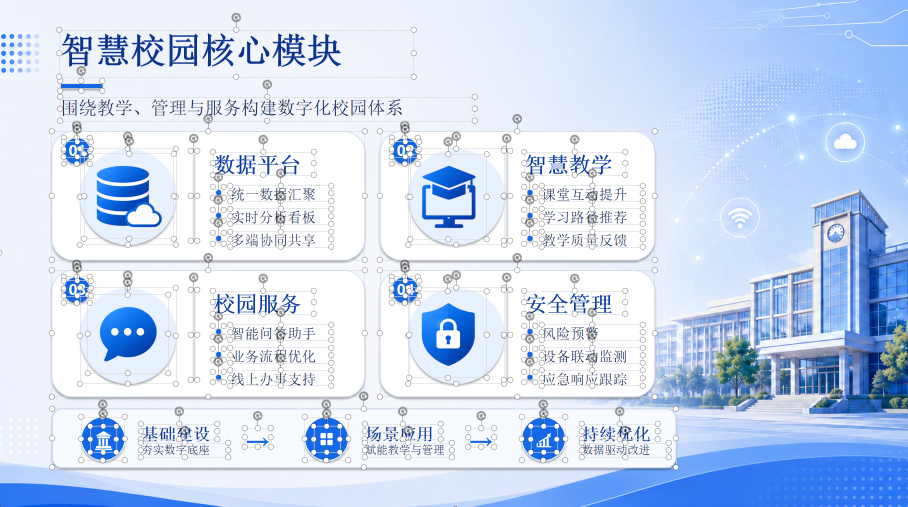
#> input picture examples/01-smart-campus/editable-selected-textboxes.png, 1815 x 1013 px (shown at 1/2 size)
$ python build_contact_sheet.py ../../../examples/01-smart-campus out.png
#> lines starting #> are read from the running program, lines starting #| are printed output that depends on the picture; after the words box and inside, x2 and y2 are one past the last pixel; in counts of white or black regions, pixels touching at a corner belong together
#!/usr/bin/env python3
import argparse
from pathlib import Path
from PIL import Image, ImageDraw


def positive_int(value):
    value = int(value)
    if value < 1:
        raise argparse.ArgumentTypeError("must be a positive integer")
    return value


def checker(size):
    img = Image.new("RGB", size, (245, 245, 245))
    draw = ImageDraw.Draw(img)
    for y in range(0, size[1], 20):
        for x in range(0, size[0], 20):
            if (x // 20 + y // 20) % 2 == 0:
                draw.rectangle([x, y, x + 19, y + 19], fill=(220, 220, 220))
    return img


def main():
    ap = argparse.ArgumentParser()
    ap.add_argument("input_dir")
    ap.add_argument("output_png")
    ap.add_argument("--thumb-w", type=positive_int, default=220)
    ap.add_argument("--thumb-h", type=positive_int, default=160)
    ap.add_argument("--cols", type=positive_int, default=3)
    args = ap.parse_args()

    files = sorted(Path(args.input_dir).glob("*.png"))
    cell_w = args.thumb_w + 80
    cell_h = args.thumb_h + 60
    rows = max(1, (len(files) + args.cols - 1) // args.cols)
    sheet = Image.new("RGB", (cell_w * args.cols, cell_h * rows), (235, 235, 235))
#> sheet: PIL image 900x220 RGB; every value is 235
    draw = ImageDraw.Draw(sheet)

    for i, file in enumerate(files):
        im = Image.open(file).convert("RGBA")
        im.thumbnail((args.thumb_w, args.thumb_h), Image.LANCZOS)
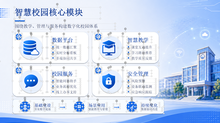
#> im: PIL image 220x123 RGBA; mean R, G, B, A 202, 217, 241.2, 255
        col = i % args.cols
        row = i // args.cols
        x = col * cell_w + 30
        y = row * cell_h + 20
        bg = checker((args.thumb_w + 20, args.thumb_h + 10))
#> in checker, `img = Image.new("RGB", size, (245, 245, 245))`: img: PIL image 240x170 RGB; every value is 245
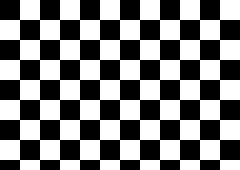
#> bg: PIL image 240x170 RGB; values 220 (black) and 245 (white), 50% white; 1 white region, box (x1, y1, x2, y2) and area: (0, 0, 240, 170) 20400
        sheet.paste(bg, (x - 10, y - 10))
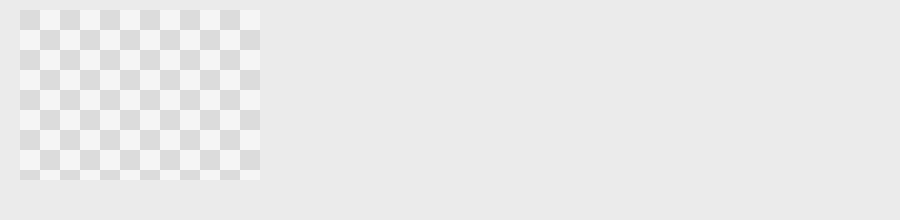
#> sheet: PIL image 900x220 RGB; min 220, max 245, mean 234.5
        sheet.paste(im, (x + (args.thumb_w - im.width) // 2, y + (args.thumb_h - im.height) // 2), im)
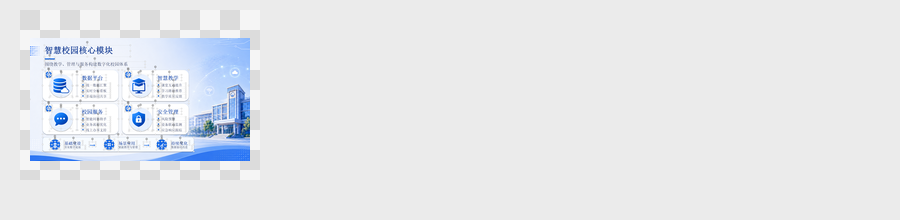
#> sheet: PIL image 900x220 RGB; mean R, G, B 230.3, 232.4, 235.7
        draw.text((x - 10, y + args.thumb_h + 8), file.name, fill=(20, 20, 20))
#> pass 2 of the loop in main, `for i, file in enumerate(files):`:
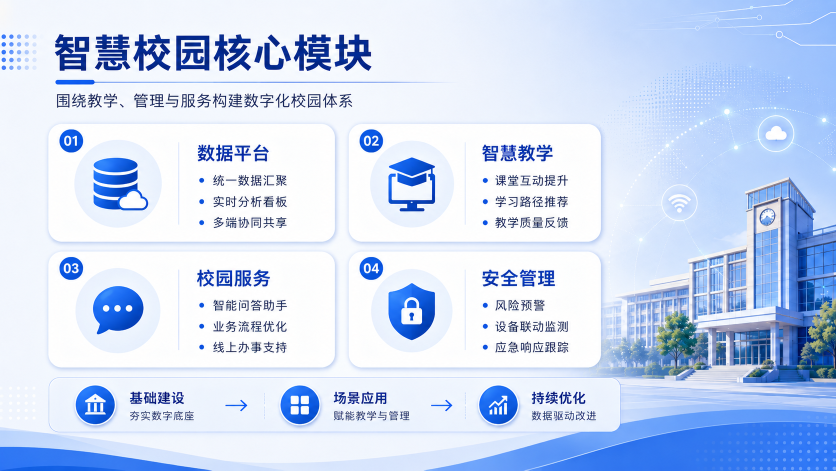
#> input picture examples/01-smart-campus/source.png, 1672 x 941 px (shown at 1/2 size)
#> in main, `im.thumbnail((args.thumb_w, args.thumb_h), Image.LANCZOS)`:
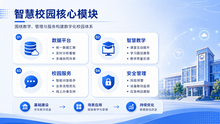
#> im: PIL image 220x124 RGBA; mean R, G, B, A 201.5, 216.6, 242.9, 255
#> in main, `sheet.paste(im, (x + (args.thumb_w - im.width) // 2, y + (args.thumb_h..`:
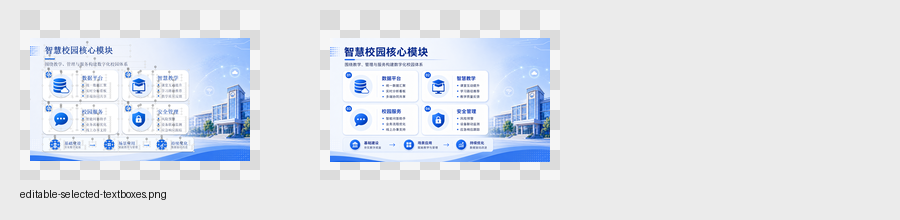
#> sheet: PIL image 900x220 RGB; mean R, G, B 225.1, 229.3, 236.2

    sheet.save(args.output_png)
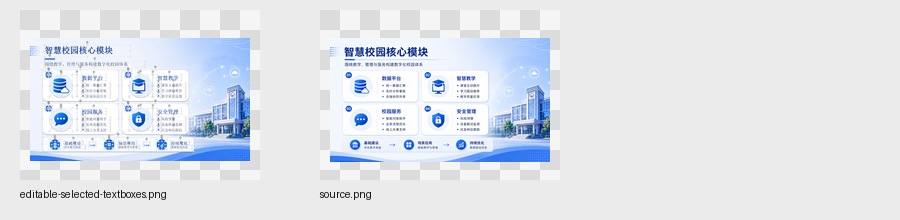
#> saved as out.png: PIL image 900x220 RGB; mean R, G, B 225, 229.2, 236.1
    print(args.output_png)


if __name__ == "__main__":
    main()
